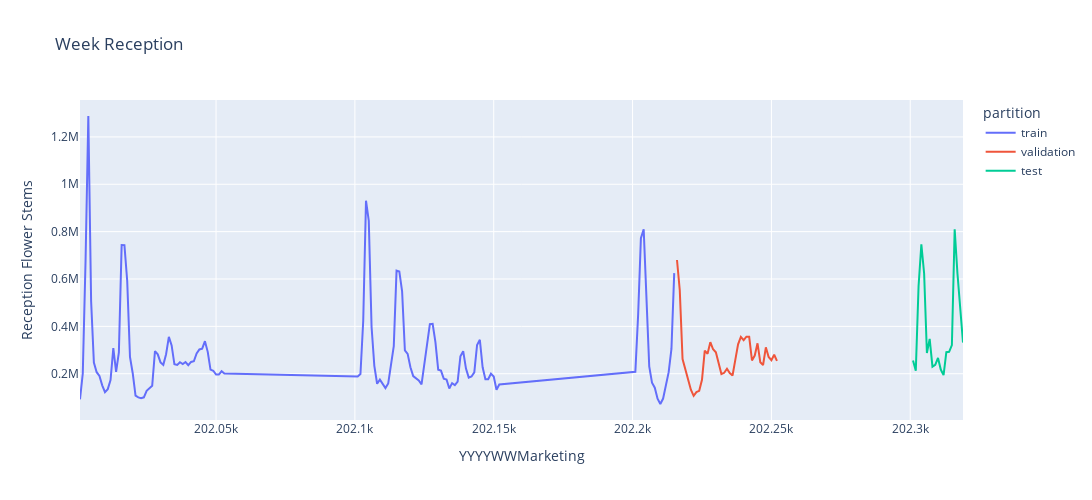

The code cell stored with this chart in its notebook:
### Code cell
df.loc[:119,"partition"] = "train"
df.loc[120:156,"partition"] = "validation"
df.loc[157:,"partition"] = "test"

fig = px.line(
    data_frame=df.reset_index(),
    x="YYYYWWMarketing",
    y="Reception Flower Stems",
    color= "partition",
    title="Week Reception",
    width=1200,
    height=500
)

fig.show()
df=df.drop(columns="partition")
